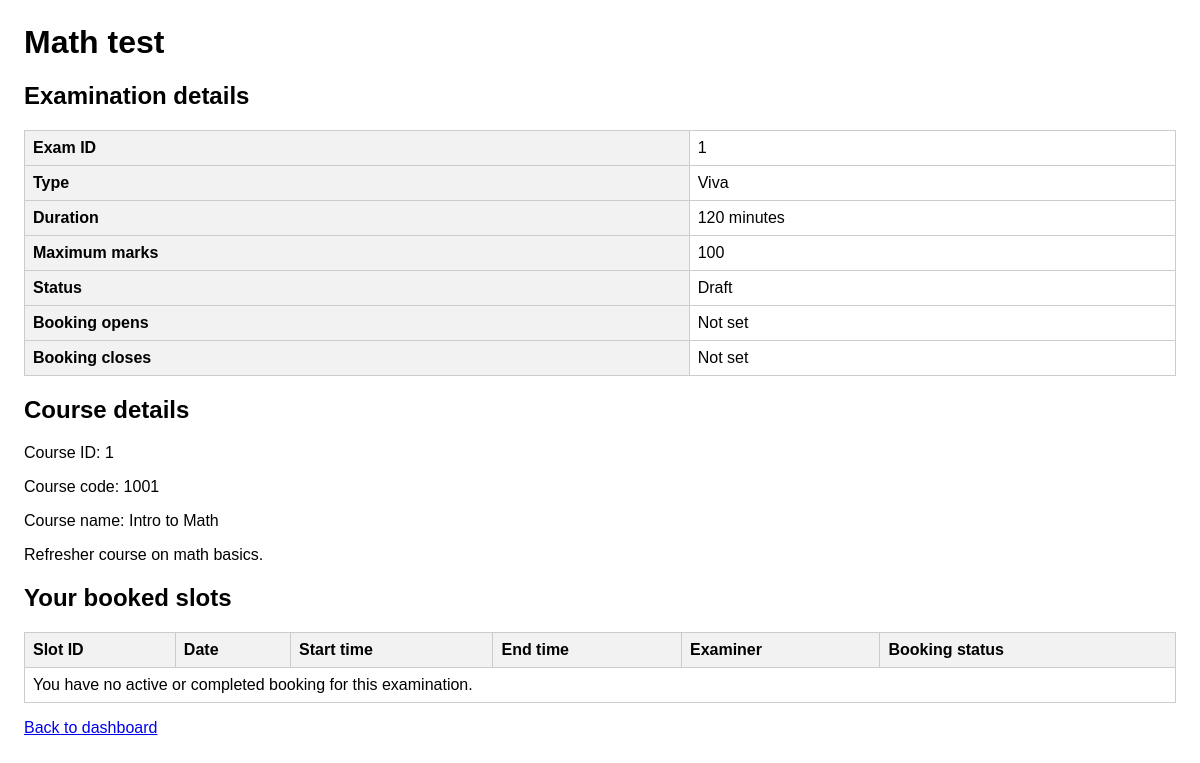
Before: /student/examinations/1 (signed in) with the older database file.
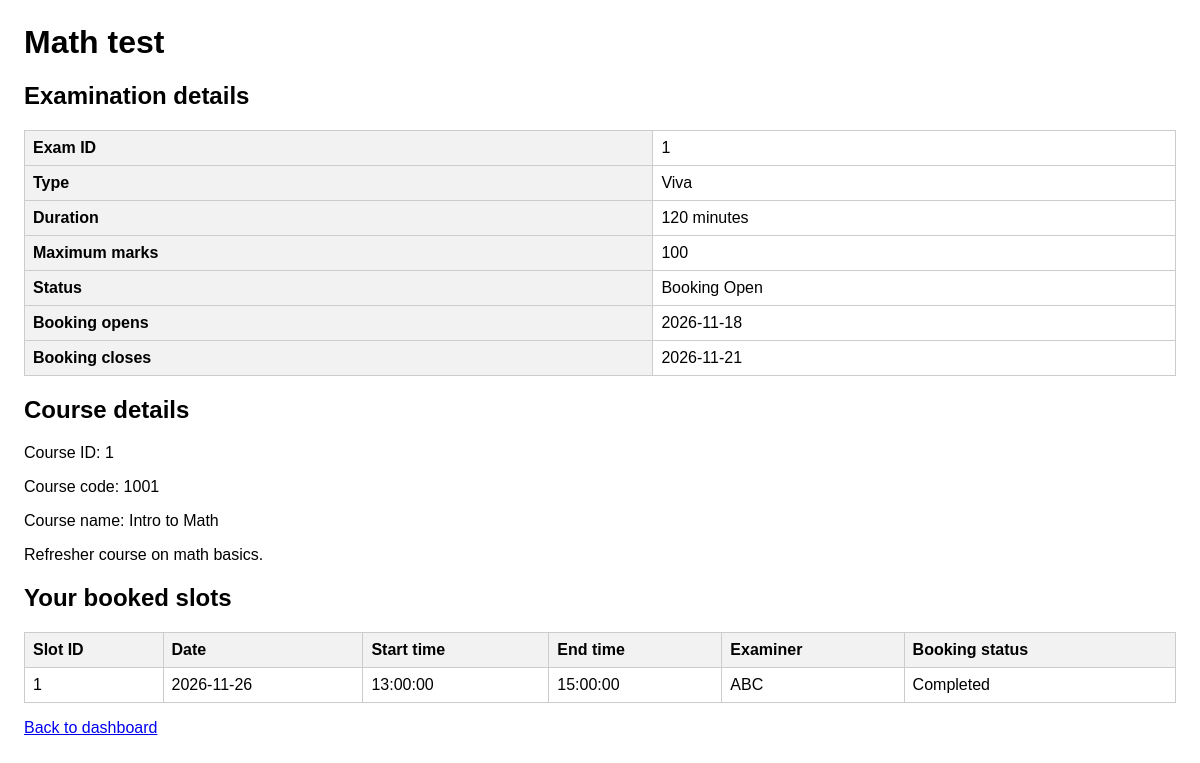
After: the same page with the newer database file.
### tables this page shows
CREATE TABLE examination (
            exam_id INTEGER PRIMARY KEY,

            course_id INTEGER NOT NULL
                REFERENCES course(course_id),

            exam_name TEXT NOT NULL
                CHECK (length(trim(exam_name)) > 0),

            exam_type TEXT NOT NULL
                CHECK (
                    exam_type IN ('Viva', 'Practical', 'Project Demo', 'Assessment')
                ),

            duration INTEGER NOT NULL
                CHECK (
                    typeof(duration) = 'integer'
                    AND duration >= 0
                ),

            max_marks INTEGER NOT NULL
                CHECK (
                    typeof(max_marks) = 'integer'
                    AND max_marks >= 0
                ),

            slot_creation_start_date TEXT
                CHECK (
                    length(slot_creation_start_date) = 10
                    AND date(slot_creation_start_date, '+0 days')
                        IS slot_creation_start_date
                ),

            slot_creation_end_date TEXT
                CHECK (
                    length(slot_creation_end_date) = 10
                    AND date(slot_creation_end_date, '+0 days')
                        IS slot_creation_end_date
                ),

            slot_booking_start_date TEXT
                CHECK (
                    length(slot_booking_start_date) = 10
                    AND date(slot_booking_start_date, '+0 days')
                        IS slot_booking_start_date
                ),

            slot_booking_end_date TEXT
                CHECK (
                    length(slot_booking_end_date) = 10
                    AND date(slot_booking_end_date, '+0 days')
                        IS slot_booking_end_date
                ),

            status TEXT
                CHECK (length(status) <= 200),

            CHECK (
                slot_creation_end_date > slot_creation_start_date
            ),

            CHECK (
                slot_booking_end_date > slot_booking_start_date
            )
        );

CREATE TABLE course (
            course_id INTEGER PRIMARY KEY,

            course_code INTEGER NOT NULL
                CHECK (
                    typeof(course_code) = 'integer'
                    AND course_code BETWEEN 1000 AND 9999
                ),

            course_name TEXT NOT NULL
                CHECK (
                    length(trim(course_name)) > 0
                    AND course_name NOT GLOB '*[^A-Za-z0-9 ]*'
                ),

            description TEXT
                CHECK (length(description) <= 200),

            status TEXT
                CHECK (length(status) <= 20)
        );

CREATE TABLE booking (
                booking_id INTEGER PRIMARY KEY,

                student_id INTEGER NOT NULL
                    REFERENCES student(student_id),

                slot_id INTEGER NOT NULL
                    REFERENCES examination_slot(slot_id),

                booking_date TEXT NOT NULL
                    CHECK (
                        length(booking_date) = 10
                        AND date(booking_date, '+0 days') IS booking_date
                    ),

                status TEXT NOT NULL
                    CHECK (status IN ('Booked', 'Cancelled', 'Completed'))
            );

CREATE TABLE examination_slot (
            slot_id INTEGER PRIMARY KEY,

            exam_id INTEGER NOT NULL
                REFERENCES examination(exam_id),

            examiner_id INTEGER
                REFERENCES examiner_profile(examiner_id),

            slot_date TEXT NOT NULL
                CHECK (
                    length(slot_date) = 10
                    AND date(slot_date, '+0 days') IS slot_date
                ),

            start_time TEXT NOT NULL
                CHECK (
                    length(start_time) = 8
                    AND time(start_time) IS start_time
                    AND start_time BETWEEN '00:00:00' AND '23:59:59'
                ),

            end_time TEXT NOT NULL
                CHECK (
                    length(end_time) = 8
                    AND time(end_time) IS end_time
                    AND end_time BETWEEN '00:00:00' AND '23:59:59'
                ),

            max_student_capacity INTEGER NOT NULL
                CHECK (
                    typeof(max_student_capacity) = 'integer'
                    AND max_student_capacity > 0
                ),

            available_seats INTEGER NOT NULL
                CHECK (
                    typeof(available_seats) = 'integer'
                    AND available_seats >= 0
                ),

            status TEXT NOT NULL
                CHECK (
                    status IN ('Available', 'Full', 'Cancelled', 'Completed')
                ),

            CHECK (end_time > start_time),

            CHECK (available_seats <= max_student_capacity)
        );

CREATE TABLE examiner_profile (
            examiner_id INTEGER PRIMARY KEY,

            user_id INTEGER NOT NULL
                REFERENCES users(user_id),

            name TEXT NOT NULL
                CHECK (length(trim(name)) BETWEEN 1 AND 150),

            contact_details TEXT,

            department TEXT
                CHECK (length(department) <= 100),

            status TEXT
                CHECK (length(status) <= 200)
        );

### app.py (the view)
@app.route("/student/examinations/<int:exam_id>")
@require_role("Student")
def student_exam_details(exam_id):
    with closing(sqlite3.connect(database_path)) as database:
        database.row_factory = sqlite3.Row
        student = database.execute(
            """
            SELECT student_id
            FROM student
            WHERE user_id = ?
            """,
            (g.user["user_id"],)
        ).fetchone()
        if student is None:
            abort(403)
        examination = database.execute(
            """
            SELECT
                e.*,
                c.course_code,
                c.course_name,
                c.description AS course_description
            FROM examination e
            JOIN course c ON c.course_id = e.course_id
            WHERE e.exam_id = ?
            """,
            (exam_id,)
        ).fetchone()
        if examination is None:
            abort(404)
        booked_slots = database.execute(
            """
            SELECT
                s.slot_id,
                s.slot_date,
                s.start_time,
                s.end_time,
                b.status AS booking_status,
                ep.name AS examiner_name
            FROM booking b
            JOIN examination_slot s ON s.slot_id = b.slot_id
            LEFT JOIN examiner_profile ep
                ON ep.examiner_id = s.examiner_id
            WHERE b.student_id = ?
              AND s.exam_id = ?
              AND b.status IN ('Booked', 'Completed')
            ORDER BY s.slot_date, s.start_time
            """,
            (student["student_id"], exam_id)
        ).fetchall()
    return render_template(
        "student_exam_details.html",
        examination=examination,
        booked_slots=booked_slots
    )

### app.py (called while the page is built, shortened)
def account_is_enabled(database, user):
    if user["role"] == "Admin":
        return True
    if user["role"] == "Student":
        profile = database.execute(
            "SELECT status FROM student WHERE user_id = ?",
            (user["user_id"],)
        ).fetchone()
        return profile is not None and profile["status"] == "Active"

@app.before_request
def load_logged_in_user():
    g.user = None
    user_id = session.get("user_id")
    if user_id is None:
        return
    with closing(sqlite3.connect(database_path)) as database:
        database.row_factory = sqlite3.Row
        user = database.execute(
            "SELECT * FROM users WHERE user_id = ?",
            (user_id,)
        ).fetchone()
        if user is None or not account_is_enabled(database, user):
            session.clear()
            return
        g.user = user

def require_role(*allowed_roles):
    def decorate(view_function):
        @wraps(view_function)
        def wrapped_view(*args, **kwargs):
            if g.user is None:
                return redirect(url_for("home"))
            if g.user["role"] not in allowed_roles:
                abort(403)
            return view_function(*args, **kwargs)
        return wrapped_view
    return decorate

### templates/student_exam_details.html (shortened to what this page needs)
<!doctype html>
<html lang="en">
<head>
</head>
<body>
    <h1>{{ examination['exam_name'] }}</h1>
    <h2>Examination details</h2>
    <table>
        <tbody>
            <tr>
                <th>Exam ID</th>
                <td>{{ examination['exam_id'] }}</td>
            </tr>
            <tr>
                <th>Type</th>
                <td>{{ examination['exam_type'] }}</td>
            </tr>
            <tr>
                <th>Duration</th>
                <td>{{ examination['duration'] }} minutes</td>
            </tr>
            <tr>
                <th>Maximum marks</th>
                <td>{{ examination['max_marks'] }}</td>
            </tr>
            <tr>
                <th>Status</th>
                <td>{{ examination['status'] or 'Not set' }}</td>
            </tr>
            <tr>
                <th>Booking opens</th>
                <td>
                    {{ examination['slot_booking_start_date']
                       or 'Not set' }}
                </td>
            </tr>
            <tr>
                <th>Booking closes</th>
                <td>
                    {{ examination['slot_booking_end_date']
                       or 'Not set' }}
                </td>
            </tr>
        </tbody>
    </table>
    <h2>Course details</h2>
    <p>Course ID: {{ examination['course_id'] }}</p>
    <p>Course code: {{ examination['course_code'] }}</p>
    <p>Course name: {{ examination['course_name'] }}</p>
    <p>
        {{ examination['course_description']
           or 'No description provided.' }}
    </p>
    <h2>Your booked slots</h2>
    <table>
        <thead>
            <tr>
                <th>Slot ID</th>
                <th>Date</th>
                <th>Start time</th>
                <th>End time</th>
                <th>Examiner</th>
                <th>Booking status</th>
            </tr>
        </thead>
        <tbody>
            {% for slot in booked_slots %}
                <tr>
                    <td>{{ slot['slot_id'] }}</td>
                    <td>{{ slot['slot_date'] }}</td>
                    <td>{{ slot['start_time'] }}</td>
                    <td>{{ slot['end_time'] }}</td>
                    <td>
                        {{ slot['examiner_name'] or 'Unassigned' }}
                    </td>
                    <td>{{ slot['booking_status'] }}</td>
                </tr>
            {% else %}
                <tr>
                    <td colspan="6">
                        You have no active or completed booking
                        for this examination.
                    </td>
                </tr>
            {% endfor %}
        </tbody>
    </table>
    <a href="{{ url_for('student_dashboard') }}">
        Back to dashboard
    </a>
</body>
</html>

### templates/student_exam_details.html (style rules this page uses)
body { font-family: Arial, sans-serif; margin: 24px; }
table { border-collapse: collapse; width: 100%; margin: 16px 0; }
th, td { border: 1px solid #ccc; padding: 8px; text-align: left; }
th { background: #f2f2f2; }

Changed rows visible on the page:
changed examination "Math test": status "Draft" → "Booking Open"; slot_booking_start_date (not shown) → "2026-11-18"; slot_booking_end_date (not shown) → "2026-11-21"
added booking: slot_id "1", slot_date "2026-11-26", start_time "13:00:00", end_time "15:00:00", name "ABC", booking_status "Completed"
Other visible differences:
text no longer shown: "Not set Not set You have no active or completed booking for this examination."
